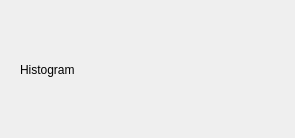
<?xml version="1.0" encoding="UTF-8"?>
<ui version="4.0">
 <class>HistogramDialog</class>
 <widget class="QDialog" name="HistogramDialog">
  <property name="geometry">
   <rect>
    <x>0</x>
    <y>0</y>
    <width>295</width>
    <height>138</height>
   </rect>
  </property>
  <property name="windowTitle">
   <string>Dialog</string>
  </property>
  <widget class="QLabel" name="histogram_label">
   <property name="geometry">
    <rect>
     <x>20</x>
     <y>20</y>
     <width>256</width>
     <height>100</height>
    </rect>
   </property>
   <property name="text">
    <string>Histogram</string>
   </property>
  </widget>
 </widget>
 <resources/>
 <connections/>
</ui>
